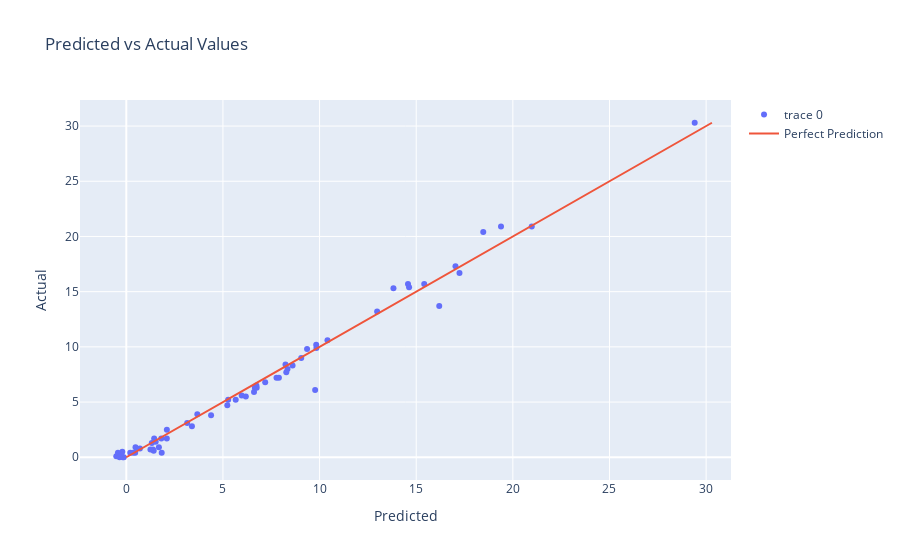

The notebook cell saved with this chart:
### Code cell
# Create a scatter plot
fig = go.Figure(data=go.Scatter(x=y_pred, y=y_test, mode='markers'))

# Add a line of perfect prediction
fig.add_trace(go.Scatter(x=y_test, y=y_test,
                    mode='lines',
                    name='Perfect Prediction'))

# Set the plot's title and labels
fig.update_layout(title='Predicted vs Actual Values',
                   xaxis_title='Predicted',
                   yaxis_title='Actual')

# Show the plot
fig.show()

### Figure 1 — Plotly figure (JSON) as saved in the notebook; plotly's stock layout.template omitted (floating-point values rounded to 4 significant figures)
{"data": [{"mode": "markers", "type": "scatter", "x": [8.237, 7.771, -0.2058, 4.386, 6.73, 1.381, 2.098, 7.896, 1.687, 3.396, 0.4596, 9.771, 9.353, 17.03, 18.47, 1.319, 1.832, -0.1297, 7.186, 3.15, 1.442, 0.2053, 6.609, 0.3462, 20.98, 5.227, 5.971, 9.826, -0.1817, 9.837, 6.651, -0.4326, 10.41, 14.58, 1.522, 0.478, 2.096, 6.185, -0.5172, -0.2711, 6.747, 1.812, 8.603, -0.347, 15.41, 8.342, 8.278, 1.419, 12.98, 1.249, 29.41, 5.661, 17.24, 19.39, 13.82, 16.19, 0.7042, 9.051, 3.676, 14.63, 5.271], "y": [8.4, 7.2, 0.5, 3.8, 6.5, 0.7, 2.5, 7.2, 0.9, 2.8, 0.4, 6.1, 9.8, 17.3, 20.4, 1.3, 0.4, 0, 6.8, 3.1, 1.7, 0.4, 5.9, 0.4, 20.9, 4.7, 5.6, 10.2, 0, 9.9, 6.3, 0.4, 10.6, 15.7, 1.4, 0.9, 1.7, 5.5, 0.1, 0.2, 6.3, 1.7, 8.3, 0, 15.7, 8, 7.7, 0.6, 13.2, 0.7, 30.3, 5.2, 16.7, 20.9, 15.3, 13.7, 0.8, 9, 3.9, 15.4, 5.2]}, {"mode": "lines", "name": "Perfect Prediction", "type": "scatter", "x": [8.4, 7.2, 0.5, 3.8, 6.5, 0.7, 2.5, 7.2, 0.9, 2.8, 0.4, 6.1, 9.8, 17.3, 20.4, 1.3, 0.4, 0, 6.8, 3.1, 1.7, 0.4, 5.9, 0.4, 20.9, 4.7, 5.6, 10.2, 0, 9.9, 6.3, 0.4, 10.6, 15.7, 1.4, 0.9, 1.7, 5.5, 0.1, 0.2, 6.3, 1.7, 8.3, 0, 15.7, 8, 7.7, 0.6, 13.2, 0.7, 30.3, 5.2, 16.7, 20.9, 15.3, 13.7, 0.8, 9, 3.9, 15.4, 5.2], "y": [8.4, 7.2, 0.5, 3.8, 6.5, 0.7, 2.5, 7.2, 0.9, 2.8, 0.4, 6.1, 9.8, 17.3, 20.4, 1.3, 0.4, 0, 6.8, 3.1, 1.7, 0.4, 5.9, 0.4, 20.9, 4.7, 5.6, 10.2, 0, 9.9, 6.3, 0.4, 10.6, 15.7, 1.4, 0.9, 1.7, 5.5, 0.1, 0.2, 6.3, 1.7, 8.3, 0, 15.7, 8, 7.7, 0.6, 13.2, 0.7, 30.3, 5.2, 16.7, 20.9, 15.3, 13.7, 0.8, 9, 3.9, 15.4, 5.2]}], "layout": {"title": {"text": "Predicted vs Actual Values"}, "xaxis": {"title": {"text": "Predicted"}}, "yaxis": {"title": {"text": "Actual"}}}}
